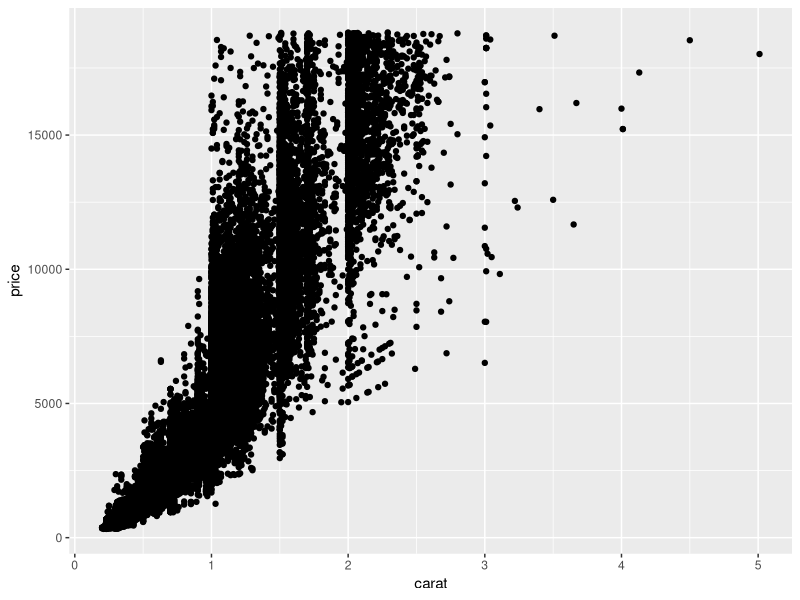
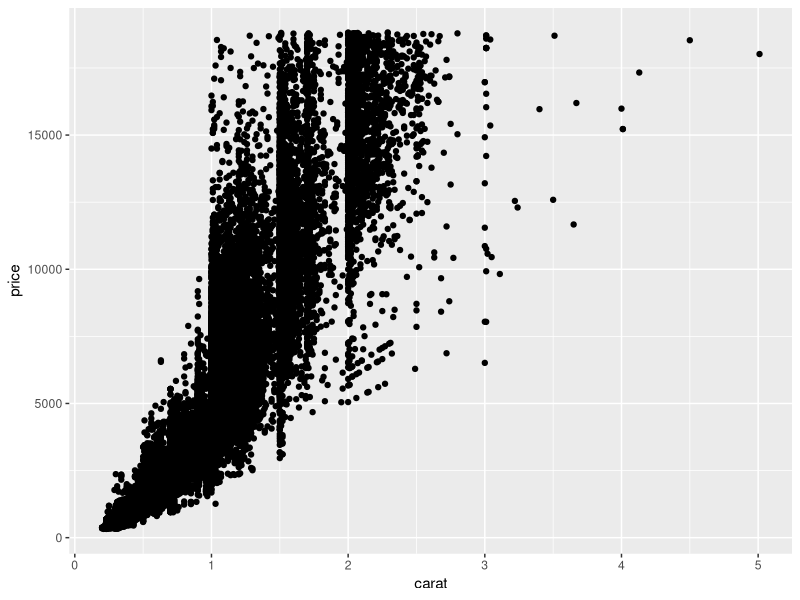
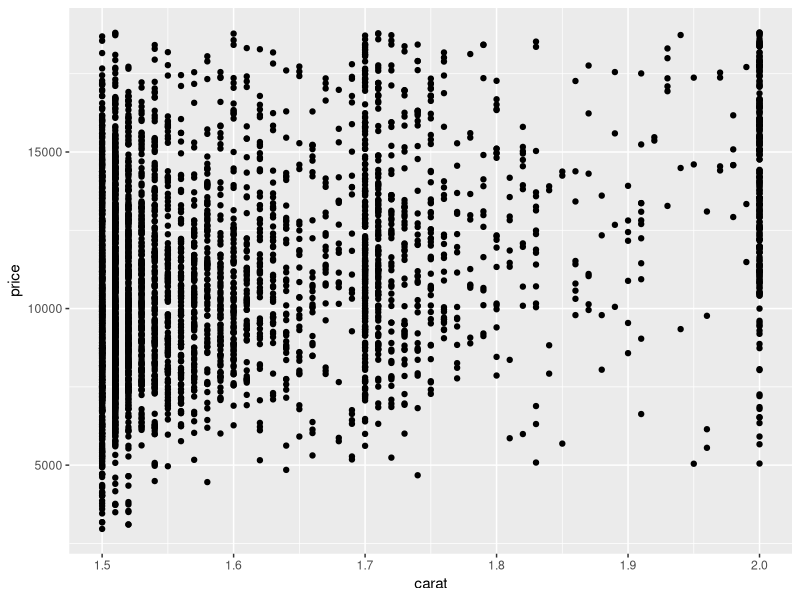
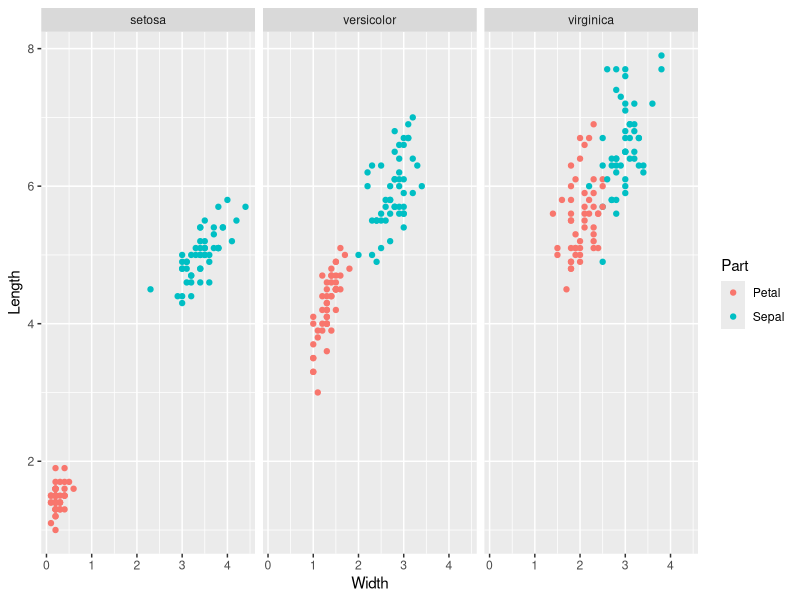
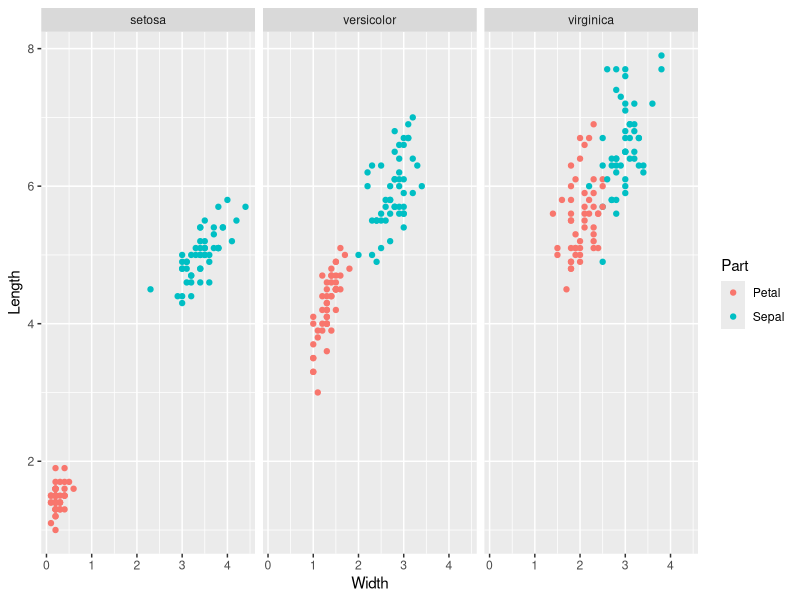

These figures' R source, in order:
## ---- chunk 1
library(tidyverse)
## ---- chunk 2
## Original code; hard to read
summarize(group_by(diamonds, cut), mean_price = mean(price))
## ---- chunk 3
diamonds %>%
  group_by(cut) %>%
  summarize(mean_price = mean(price))
## ---- chunk 4
## NOTE: You can copy this code to the chunk below
iris %>%
  mutate(Sepal.Area=Sepal.Length*Sepal.Width) %>%
  group_by( Species ) %>%
  summarize_if(is.numeric,mean)%>%
  ungroup() %>%
  pivot_longer( names_to="measure",values_to="value",cols=-Species ) %>%
  arrange(value )
## ---- chunk 5
iris %>%
  mutate(Sepal.Area = Sepal.Length * Sepal.Width) %>%
  group_by(Species) %>%
  summarize_if(is.numeric, mean) %>%
  ungroup() %>%
  pivot_longer(names_to = "measure", values_to = "value", cols = -Species) %>%
  arrange(value)
## ---- chunk 6
iris %>%
  group_by(Species) %>%
  summarize(Sepal.Length = mean(Sepal.Length), Sepal.Width = mean(Sepal.Width), Petal.Length = mean(Petal.Length), Petal.Width = mean(Petal.Width))
## ---- chunk 7
iris %>%
  group_by(Species) %>%
  summarize(
    Sepal.Length = mean(Sepal.Length),
    Sepal.Width  = mean(Sepal.Width),
    Petal.Length = mean(Petal.Length),
    Petal.Width  = mean(Petal.Width))
## ---- chunk 8
## NOTE: No need to edit, just an example
ggplot(diamonds, aes(carat, price)) +
  geom_point()
## ---- chunk 9
## NOTE: No need to edit, just an example
diamonds %>%
  ggplot(aes(carat, price)) +
  geom_point()
## ---- chunk 10
## NOTE: No need to edit, just an example
diamonds %>%
  filter(1.5 <= carat, carat <= 2.0) %>%

  ggplot(aes(carat, price)) +
  geom_point()
## ---- chunk 11
## NOTE: No need to edit, just an example
diamonds %>%
  filter(1.5 <= carat, carat <= 2.0) %>%
  glimpse()

  ## ggplot(aes(carat, price)) +
  ## geom_point()
## ---- chunk 12
ggplot(
  iris %>%
  pivot_longer(
    names_to = c("Part", ".value"),
    names_sep = "\\.",
    cols = -Species
  ),
  aes(Width, Length, color = Part)
) +
  geom_point() +
  facet_wrap(~Species)
## ---- chunk 13
iris %>%
  pivot_longer(
    names_to = c("Part", ".value"),
    names_sep = "\\.",
    cols = -Species
  ) %>%
  ggplot(aes(Width, Length, color = Part)) +
  geom_point() +
  facet_wrap(~Species)
